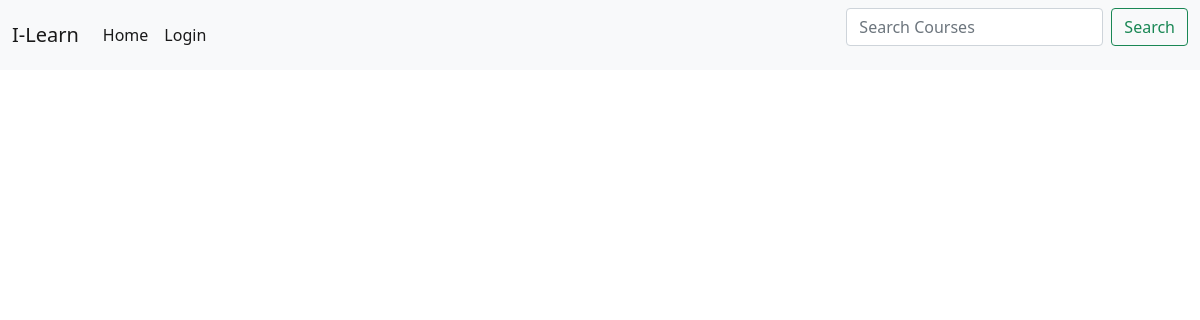
The page /book/course/7/ on the database as committed earlier.
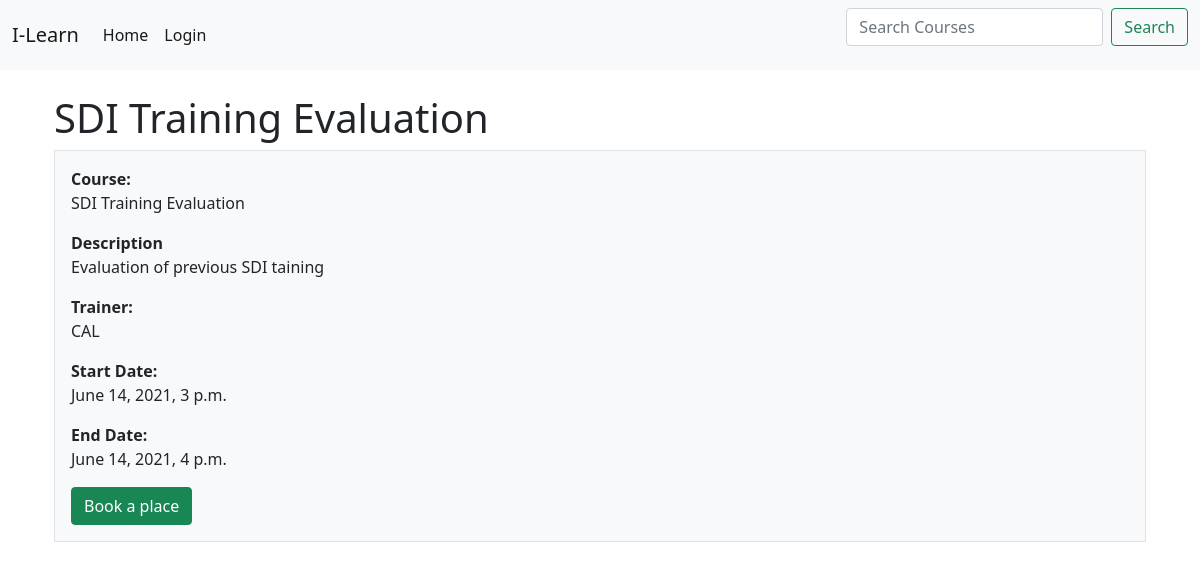
The same page on the database as committed later.
### booking/models.py (models this page shows, shortened)
class Course(models.Model):
    staff=(
        ('CAL', 'CALUM'),
        ('YAN', 'YANNA'),
        ('HAN', 'HANNA'),
        ('EXT', 'EXTERNAL'),
    )
    courseNumber = models.IntegerField()
    courseName = models.CharField(max_length=200)
    courseDesc = models.CharField(max_length=500)
    host = models.CharField(max_length=3, choices=staff)
    min_participants = models.IntegerField()
    max_participants = models.IntegerField()
    start_date = models.DateTimeField()
    end_date = models.DateTimeField()
    program = models.ForeignKey(Programs, on_delete=models.CASCADE, default=4)
    image=models.ImageField(default='course.jpg',upload_to='course_photos') #Setting the users profile pic
    course_completed = models.BooleanField(blank=True)

### booking/views.py (the view, shortened to what this page needs)
# urls.py: path('book/course/<int:pk>/', book.as_view(), name='book'),
class book(View):
    def get(self, request, *args, **kwargs):
        course_id = self.kwargs.get('pk', None)
        course = Course.objects.filter(id = course_id)
        form = bookCourse()
        attendents = attendees.objects.filter(id = course_id)
        context = {'course': course, 'attendees':attendents, 'form':form}
        return render(request, 'booking/book.html', context)

### booking/forms.py
class bookCourse(forms.ModelForm):
    class Meta:
        model = attendees
        fields = ['manager', 'role', 'department', 'course_due', 'your_development']
        labels = {
            'your_development':'How has this training been identified? How will you apply the learning in your role? How will you measure the success of this learning?',
            'role':'Your Job Title'
        }
        widgets = {
            'your_development': widgets.Textarea()
        }

### booking/templates/booking/book.html (shortened to what this page needs)
{% extends "booking/base.html" %}
{% load crispy_forms_tags %}
{% block content %}
<br>
<div class="container px-4">
    {% for c in course %}
    <h1>{{c.courseName}}</h1>
    <div class="row gx-5">
      <div class="col">
       <div class="p-3 border bg-light">
           <b>Course: </b><p>{{c.courseName}}</p>
           <b>Description</b><p>{{c.courseDesc}}</p>
           <b>Trainer: </b><p>{{c.host}}</p>
           <b>Start Date: </b><p>{{c.start_date}}</p>
           <b>End Date: </b><p>{{c.end_date}}</p>
           {% if c.attendees_set.count > c.max_participants %}
           <a class="btn btn-secondary"disabled>Sorry this course is fully booked</a>
           {% else %}
           <button id="myBtn" class="btn btn-success">Book a place</button>
           {% endif %}
        </div>
      </div>
    {% endfor %}
    </div>
  </div>
{% endblock content %}

Rows that differ between the two databases and show on the page:
added Course: courseName "SDI Training Evaluation", courseDesc "Evaluation of previous SDI taining", host "CAL", start_date "June 14, 2021, 3 p.m.", end_date "June 14, 2021, 4 p.m."
